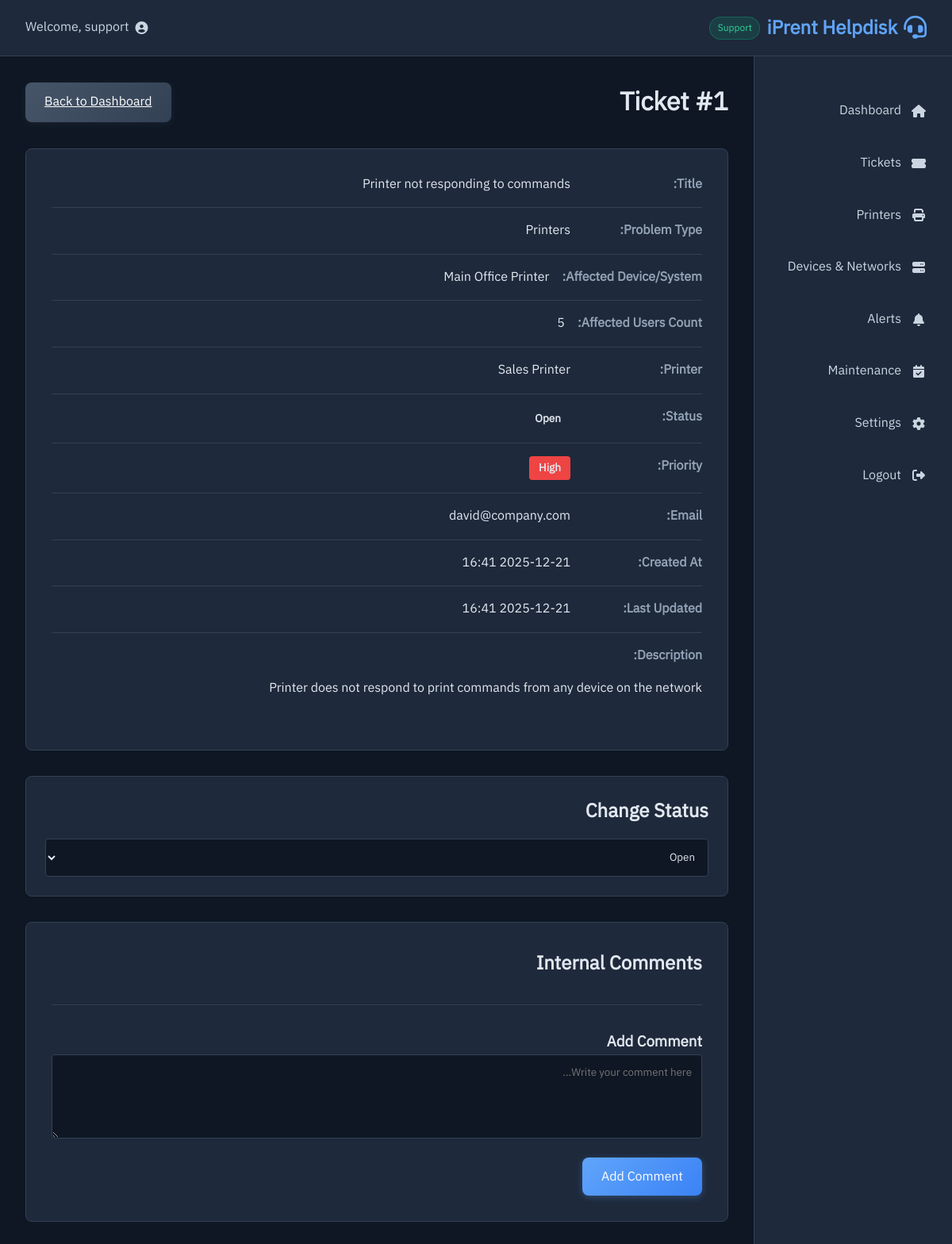
The app's page /ticket/1 (signed in) with its own data.
### app.py (models this page shows)
class Ticket(db.Model):
    __tablename__ = 'tickets'
    id = db.Column(db.Integer, primary_key=True, autoincrement=True)
    printer_id = db.Column(db.Integer, db.ForeignKey('printers.id', ondelete='SET NULL'), nullable=True)
    ticket_type = db.Column(db.Text, default='printer')  # 'printer', 'network', 'hardware', 'software', 'other'
    device_name = db.Column(db.Text, nullable=True)  # Name of affected device or system
    affected_users_count = db.Column(db.Integer, default=1)  # Number of affected users
    reporter_email = db.Column(db.Text, nullable=True)
    created_by_user_id = db.Column(db.Integer, db.ForeignKey('users.id', ondelete='SET NULL'), nullable=True)
    title = db.Column(db.Text, nullable=True)
    description = db.Column(db.Text, nullable=True)
    priority = db.Column(db.Text, default='Low')  # 'Low', 'Medium', 'High', 'Critical'
    status = db.Column(db.Text, default='Open')
    created_at = db.Column(db.DateTime, default=datetime.utcnow)
    updated_at = db.Column(db.DateTime, default=datetime.utcnow, onupdate=datetime.utcnow)

class Printer(db.Model):
    __tablename__ = 'printers'
    id = db.Column(db.Integer, primary_key=True, autoincrement=True)
    name = db.Column(db.Text, nullable=False)
    ip_address = db.Column(db.Text, nullable=True)
    model = db.Column(db.Text, nullable=True)
    status = db.Column(db.Text, nullable=False, default='offline')
    ink_level = db.Column(db.Integer, default=100)
    last_seen = db.Column(db.DateTime, nullable=True)

### app.py (the view)
@app.route('/ticket/<int:ticket_id>')
@login_required
def ticket_view(ticket_id):
    if session.get('role') == 'employee':
        return redirect(url_for('employee_ticket_view', ticket_id=ticket_id))
    ticket = Ticket.query.get_or_404(ticket_id)
    comments = TicketComment.query.filter_by(ticket_id=ticket_id).order_by(TicketComment.created_at).all()
    printer = Printer.query.get(ticket.printer_id) if ticket.printer_id else None
    return render_template('ticket_view.html', ticket=ticket, comments=comments, printer=printer, is_staff=True)

### app.py (called while the page is built)
def login_required(view):
    @wraps(view)
    def wrapped(*args, **kwargs):
        if 'user_id' not in session:
            return redirect(url_for('login'))
        return view(*args, **kwargs)
    return wrapped

### templates/ticket_view.html (shortened to what this page needs)
{% extends "layout.html" %}
{% block content %}
<div class="ticket-view">
    <div class="ticket-header">
        <h1>Ticket #{{ ticket.id }}</h1>
        <a href="{{ url_for('dashboard') }}" class="btn-secondary">Back to Dashboard</a>
    </div>
    <div class="ticket-details">
        <div class="detail-row">
            <strong>Title:</strong>
            <span>{{ ticket.title or 'No title' }}</span>
        </div>
        {% if ticket.ticket_type %}
        <div class="detail-row">
            <strong>Problem Type:</strong>
            <span>
                {% if ticket.ticket_type == 'printer' %}Printers
                {% elif ticket.ticket_type == 'network' %}Networks
                {% elif ticket.ticket_type == 'hardware' %}Hardware
                {% elif ticket.ticket_type == 'software' %}Software
                {% else %}Other{% endif %}
            </span>
        </div>
        {% endif %}
        {% if ticket.device_name %}
        <div class="detail-row">
            <strong>Affected Device/System:</strong>
            <span>{{ ticket.device_name }}</span>
        </div>
        {% endif %}
        {% if ticket.affected_users_count and ticket.affected_users_count > 1 %}
        <div class="detail-row">
            <strong>Affected Users Count:</strong>
            <span>{{ ticket.affected_users_count }}</span>
        </div>
        {% endif %}
        <div class="detail-row">
            <strong>Printer:</strong>
            <span>{{ printer.name if printer else 'Not specified' }}</span>
        </div>
        <div class="detail-row">
            <strong>Status:</strong>
            <span class="status-badge status-{{ ticket.status.lower().replace(' ', '-') }}">{{ ticket.status }}</span>
        </div>
        <div class="detail-row">
            <strong>Priority:</strong>
            <span class="priority-badge priority-{{ ticket.priority.lower() }}">{{ ticket.priority }}</span>
        </div>
        <div class="detail-row">
            <strong>Email:</strong>
            <span>{{ ticket.reporter_email or 'Not specified' }}</span>
        </div>
        <div class="detail-row">
            <strong>Created At:</strong>
            <span>{{ ticket.created_at.strftime('%Y-%m-%d %H:%M') if ticket.created_at else 'Not specified' }}</span>
        </div>
        <div class="detail-row">
            <strong>Last Updated:</strong>
            <span>{{ ticket.updated_at.strftime('%Y-%m-%d %H:%M') if ticket.updated_at else 'Not specified' }}</span>
        </div>
        <div class="detail-row full-width">
            <strong>Description:</strong>
            <p>{{ ticket.description or 'No description' }}</p>
        </div>
    </div>
    <div class="ticket-actions">
        <h2>Change Status</h2>
        <select id="status-select" onchange="updateTicketStatus({{ ticket.id }})">
            <option value="Open" {% if ticket.status == 'Open' %}selected{% endif %}>Open</option>
        </select>
    </div>
    <div class="comments-section">
        <h2>Internal Comments</h2>
        <div class="add-comment">
            <h3>Add Comment</h3>
            <form id="comment-form" onsubmit="addComment(event, {{ ticket.id }})">
                <textarea id="comment-message" rows="4" placeholder="Write your comment here..." required></textarea>
                <button type="submit" class="btn-primary">Add Comment</button>
            </form>
        </div>
    </div>
</div>
{% endblock %}

### static/css/styles.css (style rules this page uses)
* { margin: 0; padding: 0; box-sizing: border-box; }
body { font-family: 'IBMPlexSansArabic', sans-serif; background-color: #0f1724; color: #e2e8f0; direction: rtl; line-height: 1.6; }
.status-badge { display: inline-block; padding: 0.25rem 0.75rem; border-radius: 4px; font-size: 0.85rem; font-weight: bold; }
.priority-badge { display: inline-block; padding: 0.25rem 0.75rem; border-radius: 4px; font-size: 0.85rem; font-weight: bold; }
.priority-high { background-color: #ef4444; color: #fff; }
.btn-primary, .btn-secondary { padding: 0.75rem 1.5rem; border: none; border-radius: 8px; cursor: pointer; font-family: 'IBMPlexSansArabic', sans-serif; font-size: 1rem; transition: all 0.2s; display: inline-flex; align-items: center; gap: 0.5rem; font-weight: 500; }
.btn-primary { background: linear-gradient(135deg, #60a5fa 0%, #3b82f6 100%); color: #fff; box-shadow: 0 2px 8px rgba(96, 165, 250, 0.3); }
.btn-secondary { background: linear-gradient(135deg, #475569 0%, #334155 100%); color: #fff; box-shadow: 0 2px 8px rgba(71, 85, 105, 0.2); }
.ticket-view { max-width: 1000px; }
.ticket-header { display: flex; justify-content: space-between; align-items: center; margin-bottom: 2rem; }
.ticket-details { background-color: #1e293b; padding: 2rem; border-radius: 8px; border: 1px solid #334155; margin-bottom: 2rem; }
.detail-row { display: flex; gap: 1rem; margin-bottom: 1rem; padding-bottom: 1rem; border-bottom: 1px solid #334155; }
.detail-row:last-child { border-bottom: none; }
.detail-row.full-width { flex-direction: column; }
.detail-row strong { min-width: 150px; color: #94a3b8; }
.detail-row span, .detail-row p { color: #e2e8f0; }
.ticket-actions { background-color: #1e293b; padding: 1.5rem; border-radius: 8px; border: 1px solid #334155; margin-bottom: 2rem; }
.ticket-actions select { width: 100%; padding: 0.75rem; background-color: #0f1724; color: #e2e8f0; border: 1px solid #334155; border-radius: 4px; font-family: 'IBMPlexSansArabic', sans-serif; margin-top: 1rem; }
.comments-section { background-color: #1e293b; padding: 2rem; border-radius: 8px; border: 1px solid #334155; }
.add-comment { margin-top: 2rem; padding-top: 2rem; border-top: 1px solid #334155; }
.add-comment textarea { width: 100%; padding: 0.75rem; background-color: #0f1724; color: #e2e8f0; border: 1px solid #334155; border-radius: 4px; font-family: 'IBMPlexSansArabic', sans-serif; margin-bottom: 1rem; }

### records on screen
Ticket: id "1", title "Printer not responding to commands", device_name "Main Office Printer", affected_users_count "5", status "Open", priority "High", reporter_email "david@company.com", created_at "2025-12-21 16:41", updated_at "2025-12-21 16:41", description "Printer does not respond to print commands from any device on the network", status+id "Open"
Printer: name "Sales Printer"

### other values on screen
{{ session.username }} "support"
